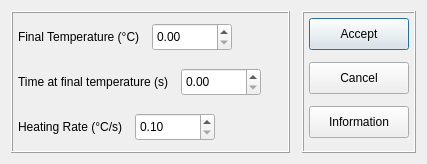
<?xml version="1.0" encoding="UTF-8"?>
<ui version="4.0">
 <class>process</class>
 <widget class="QDialog" name="process">
  <property name="geometry">
   <rect>
    <x>0</x>
    <y>0</y>
    <width>427</width>
    <height>164</height>
   </rect>
  </property>
  <property name="minimumSize">
   <size>
    <width>0</width>
    <height>164</height>
   </size>
  </property>
  <property name="maximumSize">
   <size>
    <width>16777215</width>
    <height>164</height>
   </size>
  </property>
  <property name="windowTitle">
   <string>Pre Heat</string>
  </property>
  <layout class="QHBoxLayout" name="horizontalLayout_3">
   <property name="spacing">
    <number>12</number>
   </property>
   <item>
    <widget class="QFrame" name="form_area">
     <property name="frameShape">
      <enum>QFrame::Box</enum>
     </property>
     <property name="frameShadow">
      <enum>QFrame::Raised</enum>
     </property>
     <layout class="QVBoxLayout" name="verticalLayout">
      <property name="spacing">
       <number>12</number>
      </property>
      <property name="leftMargin">
       <number>5</number>
      </property>
      <property name="topMargin">
       <number>5</number>
      </property>
      <property name="rightMargin">
       <number>5</number>
      </property>
      <property name="bottomMargin">
       <number>5</number>
      </property>
      <item>
       <layout class="QHBoxLayout" name="layout">
        <item>
         <widget class="QLabel" name="final_temperature_label">
          <property name="text">
           <string>Final Temperature (°C)</string>
          </property>
         </widget>
        </item>
        <item>
         <widget class="QDoubleSpinBox" name="final_temperature">
          <property name="minimumSize">
           <size>
            <width>80</width>
            <height>28</height>
           </size>
          </property>
          <property name="maximumSize">
           <size>
            <width>80</width>
            <height>16777215</height>
           </size>
          </property>
          <property name="maximum">
           <double>600.000000000000000</double>
          </property>
         </widget>
        </item>
        <item>
         <spacer name="horizontal_spacer">
          <property name="orientation">
           <enum>Qt::Horizontal</enum>
          </property>
          <property name="sizeHint" stdset="0">
           <size>
            <width>40</width>
            <height>20</height>
           </size>
          </property>
         </spacer>
        </item>
       </layout>
      </item>
      <item>
       <layout class="QHBoxLayout" name="layout_2">
        <item>
         <widget class="QLabel" name="time_at_final_temp_label">
          <property name="text">
           <string>Time at final temperature (s)</string>
          </property>
         </widget>
        </item>
        <item>
         <widget class="QDoubleSpinBox" name="time_at_final_temp">
          <property name="minimumSize">
           <size>
            <width>80</width>
            <height>28</height>
           </size>
          </property>
          <property name="maximumSize">
           <size>
            <width>80</width>
            <height>16777215</height>
           </size>
          </property>
          <property name="maximum">
           <double>99999.000000000000000</double>
          </property>
         </widget>
        </item>
        <item>
         <spacer name="horizontal_spacer_2">
          <property name="orientation">
           <enum>Qt::Horizontal</enum>
          </property>
          <property name="sizeHint" stdset="0">
           <size>
            <width>40</width>
            <height>20</height>
           </size>
          </property>
         </spacer>
        </item>
       </layout>
      </item>
      <item>
       <layout class="QHBoxLayout" name="layout_3">
        <item>
         <widget class="QLabel" name="heating_rate_label">
          <property name="text">
           <string>Heating Rate (°C/s)</string>
          </property>
         </widget>
        </item>
        <item>
         <widget class="QDoubleSpinBox" name="heating_rate">
          <property name="minimumSize">
           <size>
            <width>80</width>
            <height>28</height>
           </size>
          </property>
          <property name="maximumSize">
           <size>
            <width>80</width>
            <height>16777215</height>
           </size>
          </property>
          <property name="minimum">
           <double>0.100000000000000</double>
          </property>
          <property name="maximum">
           <double>20.000000000000000</double>
          </property>
         </widget>
        </item>
        <item>
         <spacer name="horizontal_spacer_3">
          <property name="orientation">
           <enum>Qt::Horizontal</enum>
          </property>
          <property name="sizeHint" stdset="0">
           <size>
            <width>40</width>
            <height>20</height>
           </size>
          </property>
         </spacer>
        </item>
       </layout>
      </item>
     </layout>
    </widget>
   </item>
   <item>
    <widget class="QFrame" name="frame_2">
     <property name="sizePolicy">
      <sizepolicy hsizetype="Minimum" vsizetype="Preferred">
       <horstretch>0</horstretch>
       <verstretch>0</verstretch>
      </sizepolicy>
     </property>
     <property name="minimumSize">
      <size>
       <width>0</width>
       <height>0</height>
      </size>
     </property>
     <property name="maximumSize">
      <size>
       <width>16777215</width>
       <height>16777215</height>
      </size>
     </property>
     <property name="frameShape">
      <enum>QFrame::Box</enum>
     </property>
     <property name="frameShadow">
      <enum>QFrame::Raised</enum>
     </property>
     <layout class="QVBoxLayout" name="verticalLayout_2">
      <property name="spacing">
       <number>12</number>
      </property>
      <property name="leftMargin">
       <number>5</number>
      </property>
      <property name="topMargin">
       <number>5</number>
      </property>
      <property name="rightMargin">
       <number>5</number>
      </property>
      <property name="bottomMargin">
       <number>5</number>
      </property>
      <item>
       <widget class="QPushButton" name="push_button_accept">
        <property name="minimumSize">
         <size>
          <width>100</width>
          <height>32</height>
         </size>
        </property>
        <property name="text">
         <string>Accept</string>
        </property>
        <property name="shortcut">
         <string notr="true">Return</string>
        </property>
       </widget>
      </item>
      <item>
       <widget class="QPushButton" name="push_button_cancel">
        <property name="minimumSize">
         <size>
          <width>100</width>
          <height>32</height>
         </size>
        </property>
        <property name="text">
         <string>Cancel</string>
        </property>
        <property name="shortcut">
         <string notr="true">Esc</string>
        </property>
       </widget>
      </item>
      <item>
       <widget class="QPushButton" name="push_button_information">
        <property name="minimumSize">
         <size>
          <width>100</width>
          <height>32</height>
         </size>
        </property>
        <property name="text">
         <string>Information</string>
        </property>
       </widget>
      </item>
      <item>
       <spacer name="vertical_spacer">
        <property name="orientation">
         <enum>Qt::Vertical</enum>
        </property>
        <property name="sizeHint" stdset="0">
         <size>
          <width>20</width>
          <height>40</height>
         </size>
        </property>
       </spacer>
      </item>
     </layout>
    </widget>
   </item>
  </layout>
 </widget>
 <resources/>
 <connections/>
</ui>
